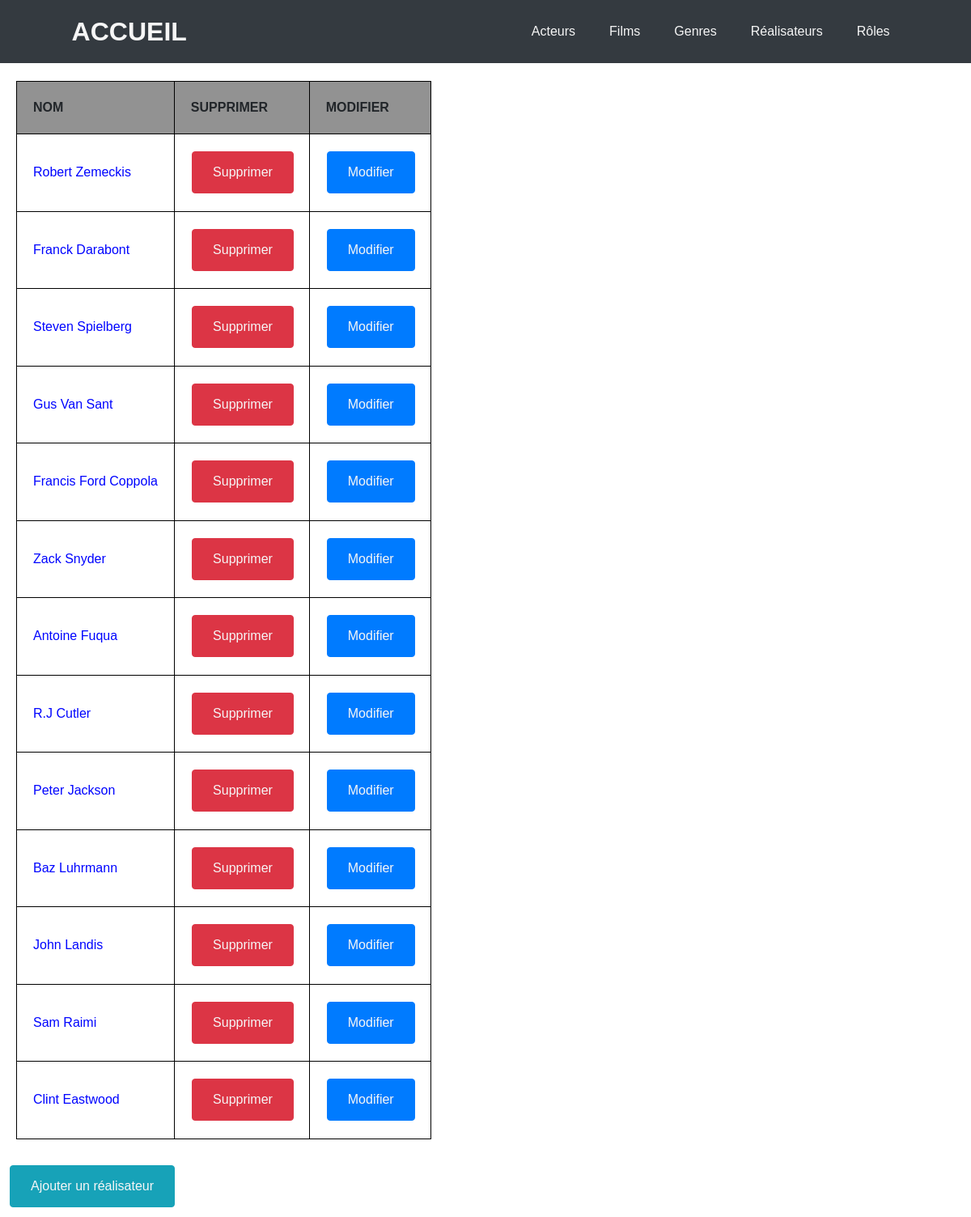
The app's page /index.php?action=listReal with its own data.
### tables this page shows
CREATE TABLE IF NOT EXISTS `realisateur` (
  `id_real` int(11) NOT NULL AUTO_INCREMENT,
  `nom_realisateur` varchar(255) NOT NULL,
  `prenom_realisateur` varchar(255) NOT NULL,
  PRIMARY KEY (`id_real`)
);

### controllers/RealisateurController.php (called while the page is built, shortened)
<?php
require_once "bdd/DAO.php";
class RealisateurController
{
    public function listReal()
    {
        $dao = new DAO;
        $sql = "SELECT * FROM realisateur";
        $real = $dao->executerRequete($sql);
        require_once "views/listReal.php";
    }
}

### bdd/DAO.php (called while the page is built, shortened)
<?php
class DAO
{
    private $bdd;
    public function __construct()
    {
        $this->bdd = new PDO('mysql:host=localhost;dbname=exercice_cinema_vt_sandbox;charset=utf8', 'root', '');
    }
    public function executerRequete($sql, $params = NULL)
    {
        if ($params == NULL) {
            $resultat = $this->bdd->query($sql);
        } else {
            $resultat = $this->bdd->prepare($sql);
            $resultat->execute($params);
        }
        return $resultat;
    }
}

### views/listReal.php (the view, shortened to what this page needs)
<table>
    <thead>
        <tr>
            <td>Nom</td>
            <td>Supprimer</td>
            <td>Modifier</td>
        </tr>
    </thead>
    <?php
    while ($data = $real->fetch()) {
    ?>
        <tr>
            <td><a class="nom" href="index.php?action=detailReal&id=<?= $data['id_real'] ?>"><?= $data['prenom_realisateur'] . " " . $data['nom_realisateur']; ?></a></td>
            <td><button type="button" class="btn btn-danger"><a class="btn" href="index.php?action=detailRealDelete&id=<?= $data['id_real'] ?>">Supprimer</a></button></td>
            <td><button type="button" class="btn btn-primary"><a class="btn" href="#">Modifier</a></button></td>
        </tr>
    <?php
    }
    ?>
</table>
<button type="button" class="btn btn-info"><a class="btn" href="index.php?action=addRealForm">Ajouter un réalisateur</a></button>
<?php
require "views/template.php";

### public/css/style.css (style rules this page uses)
* { box-sizing: border-box; font-family: sans-serif; }
body { margin: 0; }
a { text-decoration: none; }
table { margin: 20px; padding: 10px; border: 1px solid black; border-collapse: collapse; }
td { padding: 20px; border: 1px solid black; border-collapse: collapse; }
thead tr td { text-transform: uppercase; font-weight: bold; background-color: #929292; }
.nom { color: #0004ff; }
.btn { text-decoration: none; color: #f6f6f6; }
.btn-info, .btn-danger, .btn-primary { margin: 1%; }

### records on screen
realisateur: prenom_realisateur "Robert", nom_realisateur "Zemeckis"
realisateur: prenom_realisateur "Franck", nom_realisateur "Darabont"
realisateur: prenom_realisateur "Steven", nom_realisateur "Spielberg"
realisateur: prenom_realisateur "Gus", nom_realisateur "Van Sant"
realisateur: prenom_realisateur "Francis", nom_realisateur "Ford Coppola"
realisateur: prenom_realisateur "Zack", nom_realisateur "Snyder"
realisateur: prenom_realisateur "Antoine", nom_realisateur "Fuqua"
realisateur: prenom_realisateur "R.J", nom_realisateur "Cutler"
realisateur: prenom_realisateur "Peter", nom_realisateur "Jackson"
realisateur: prenom_realisateur "Baz", nom_realisateur "Luhrmann"
realisateur: prenom_realisateur "John", nom_realisateur "Landis"
realisateur: prenom_realisateur "Sam", nom_realisateur "Raimi"
realisateur: prenom_realisateur "Clint", nom_realisateur "Eastwood"
